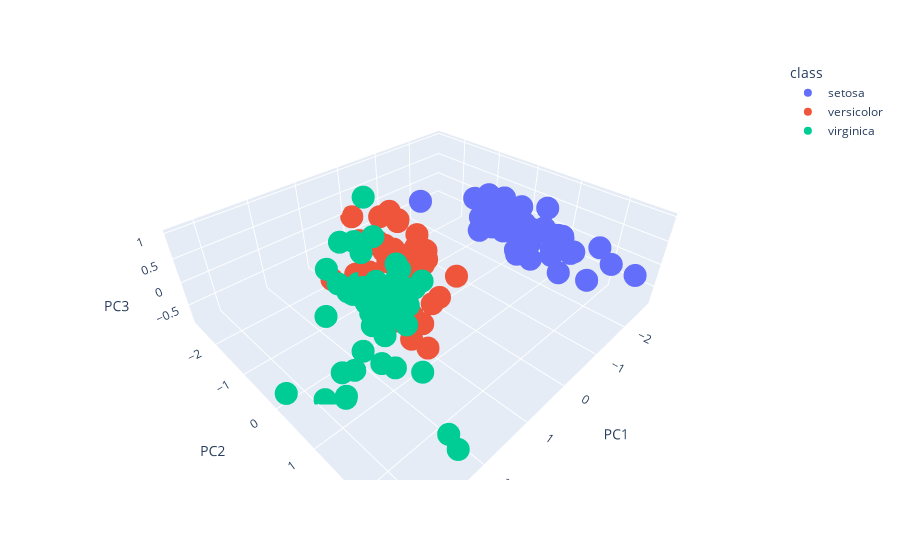

Notebook source saved alongside this figure:
### Code cell
import plotly.express as px
fig = px.scatter_3d(df_standardized,x='PC1',y='PC2',z='PC3',color = 'class')
fig.show()
